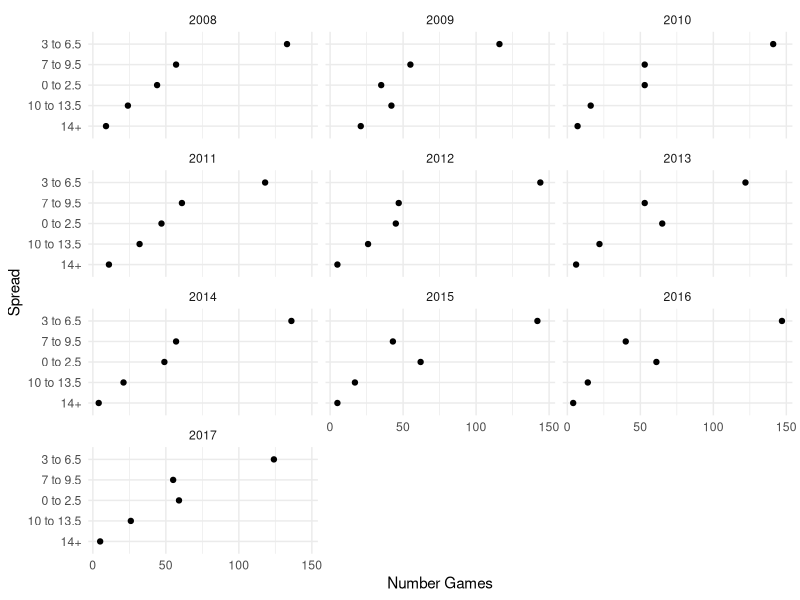
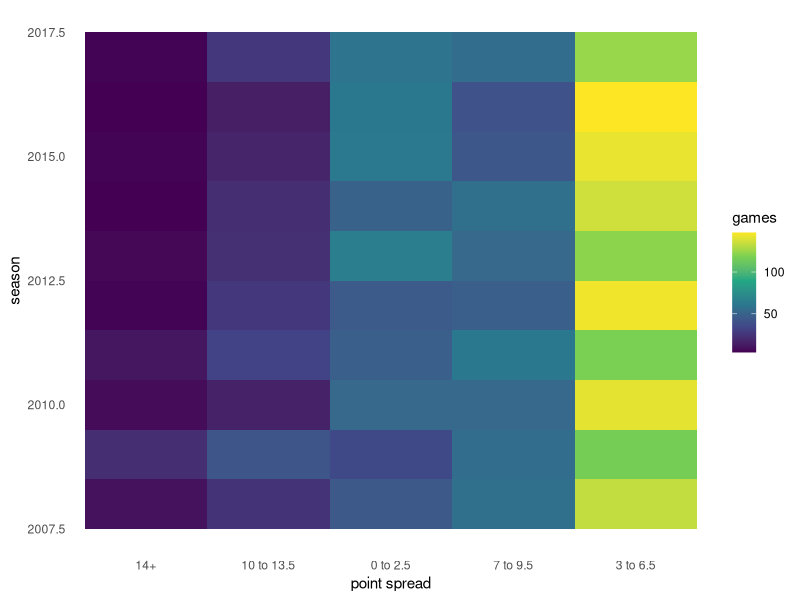
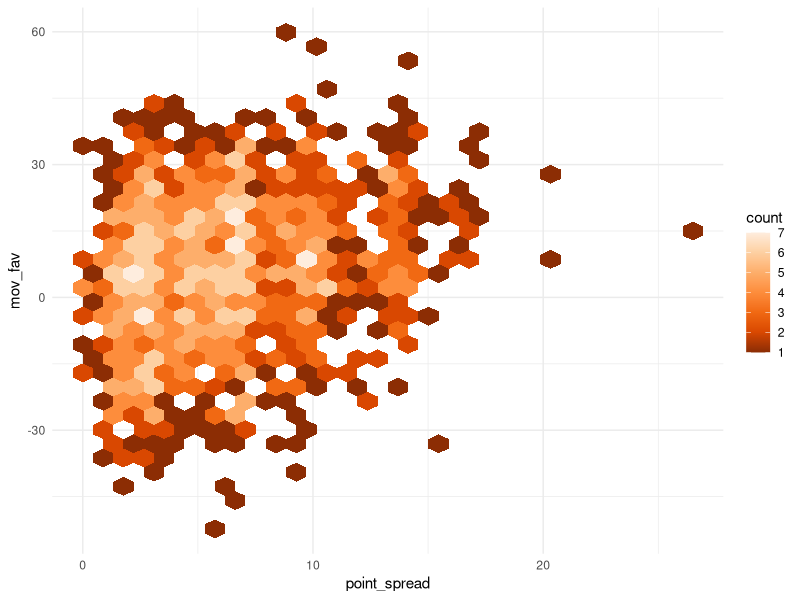
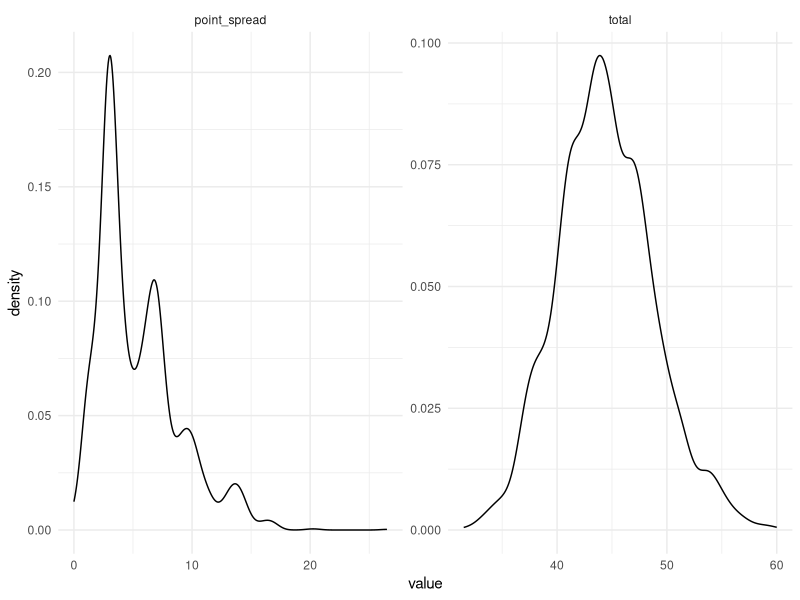

R code for these plots, in order:
## ---- chunk 1
knitr::opts_chunk$set(echo = TRUE)
library(tidyverse)
## ---- chunk 2
nfl_games <- read_csv('data/nfl-book.csv') %>% 
  select(seas, wk, h, v, ptsh, ptsv, sprv, ou)
nfl_games <- filter(nfl_games, seas >= 2008)
## ---- chunk 3
nfl <- nfl_games %>% 
  mutate(mov = ptsh - ptsv,
         home_fav = as.integer(sprv >= 0),
         road_fav = as.integer(sprv < 0),
         home_cover = as.integer(mov > sprv),
         road_cover = as.integer(mov < sprv),
         fav_cover = as.integer((home_fav + home_cover == 2) | (road_fav + road_cover == 2)),
         dog_cover = as.integer((home_fav + road_cover == 2) | (road_fav + home_cover == 2)),
         push = as.integer(mov == sprv)) %>% 
  mutate(spread_group = case_when( # category of spreads crossing 3/7/10/14
    abs(sprv) >= 0 & abs(sprv) < 3 ~ "0 to 2.5",
    abs(sprv) >= 3 & abs(sprv) < 7 ~ "3 to 6.5",
    abs(sprv) >= 7 & abs(sprv) < 10 ~ "7 to 9.5",
    abs(sprv) >= 10 & abs(sprv) < 14 ~ "10 to 13.5",
    TRUE ~ "14+"
  )) 
## ---- chunk 4
nfl %>% 
  group_by(seas, spread_group) %>% 
  count() %>% 
  ggplot(aes(reorder(spread_group,n), n)) +
  geom_point() +
  coord_flip() +
  labs(x = 'Spread', y = 'Number Games') +
  facet_wrap(~seas,nrow = 4) +
  theme_minimal()
## ---- chunk 5
nfl %>%
  group_by(spread_group, seas) %>%
  count() %>%
  ggplot(aes(reorder(spread_group,n), seas, fill = n)) +
  geom_tile() +
  scale_fill_viridis_c() +
  theme_minimal() +
  labs(x = 'point spread', y = 'season', fill = 'games') +
  theme(panel.grid = element_blank()) 
## ---- chunk 6
nfl %>% 
  summarise(tot_games = n(),
            fav = sum(fav_cover),
            dog = sum(dog_cover),
            push = sum(push)
            ) %>% 
  transmute(fav_pct=fav/(tot_games - push),
            dog_pct =dog/(tot_games - push))
## ---- chunk 7
nfl %>% 
  group_by(spread_group) %>% 
  summarise(tot_games = n(),
            fav = sum(fav_cover),
            dog = sum(dog_cover),
            push = sum(push)
            ) %>% 
  ungroup() %>% 
  mutate(fav_pct = fav / (tot_games - push), # remove push
         dog_pct = dog / (tot_games - push)
         ) %>% 
  select(spread_group, fav_pct, dog_pct, tot_games)



## ---- chunk 8
# By Home
nfl %>% 
  summarise(home = sum(home_cover),
            away = sum(road_cover),
            push = sum(push)) %>% 
  mutate(tot_games = home + away) %>% 
  mutate(home_pct = home / tot_games,
         away_pct = away / tot_games) %>% 
  select(home_pct, away_pct)
## ---- chunk 9
nfl %>% 
  filter(push != 1) %>% # remove push
  group_by(home_fav) %>% 
  summarise(home = sum(home_cover),
            away = sum(road_cover)
            ) %>% 
  ungroup() %>% 
  mutate(tot_games = (home + away),
         h_pct = home / tot_games,
         a_pct = away / tot_games) %>% 
  select(home_fav, h_pct, a_pct)
## ---- chunk 10
nfl_reshape <- nfl %>% 
  transmute(fav_team = ifelse(sprv >= 0, h, v),
         dog_team = ifelse(sprv < 0, h, v),
         favored = case_when(fav_team == h ~ 'H',
                             fav_team == v ~ 'A',
                             TRUE ~ 'E'),
         fav_score = ifelse(fav_team == h, ptsh, ptsv),
         dog_score = ifelse(fav_team == h, ptsv, ptsh),
         mov_fav = fav_score - dog_score,
         point_spread = abs(sprv),
         total = ou)
## ---- chunk 11
nfl_reshape %>% 
  group_by(point_spread, mov_fav) %>% 
  count() %>% 
  ggplot(aes(point_spread, mov_fav,color=n)) +
  geom_hex() +
  scale_fill_distiller(direction = -1,palette = 7) +
  theme_minimal()
  
## ---- chunk 12
nfl_reshape %>% 
  select(point_spread,total) %>% 
  gather() %>% 
  ggplot(aes(value)) +
  geom_density() +
  facet_wrap(~key, scales = 'free') +
  theme_minimal()
## ---- chunk 13
nfl_reshape %>% 
  filter(mov_fav != point_spread) %>% # remove pushes
  mutate(fav_cover = mov_fav > point_spread) %>% 
  group_by(fav_cover) %>% 
  tally() %>% 
  ungroup() %>% 
  mutate(pct = n / sum(n))
## ---- chunk 14
summarise(nfl_reshape, push_pct = mean(mov_fav == point_spread))
## ---- chunk 15
buy_pts <- c(6,6.5,7,7.5,10,13,14,17,21) # number of points to add to sprd

map_df(
  buy_pts, # pass the teaser points vector
  ~ nfl_reshape %>%
    mutate(
      #fav_cover = mov_fav > point_spread,
      with_pts_fav = mov_fav > (point_spread - .x), # subtract pts from fav
      with_pts_dog = mov_fav < (point_spread + .x) # add points to dog
    ) %>%
    summarise(
      tot_games = n(), 
      tease_fav = sum(with_pts_fav),
      tease_dog = sum(with_pts_dog)
    ) %>%
    mutate(
      fav_wpct = tease_fav / tot_games,
      dog_wpct = tease_dog / tot_games
    ) %>%
    add_column(pts = .x, .before = 1) # add the point buys as col
) %>% 
  mutate(combined_pct = (tease_fav + tease_dog)/(tot_games * 2)) %>% 
  select(pts, fav_wpct, dog_wpct, combined_pct)

## ---- chunk 16

teaser_summary_by_pts <- map_df(
  buy_pts,
  ~ nfl_reshape %>%
    
    mutate(
      #fav_cover = mov_fav > point_spread,
      with_pts_fav = mov_fav > (point_spread - .x),
      with_pts_dog = mov_fav < (point_spread + .x)
    ) %>%
    group_by(point_spread) %>%
    summarise(
      tot_games = n(),
      tease_fav = sum(with_pts_fav),
      tease_dog = sum(with_pts_dog)
    ) %>%
    add_column(pts = .x, .before = 1)
) %>%
  select(point_spread, tot_games, pts, tease_fav, tease_dog)


teaser_summary_by_pts
## ---- chunk 17
get_teaser_results <- function(df, .sprd_min, .sprd_max) {
 filter(df, between(point_spread, .sprd_min, .sprd_max)) %>% 
    group_by(pts) %>% 
    summarise(games = sum(tot_games), 
              tease_fav = sum(tease_fav), 
              tease_dog = sum(tease_dog)) %>% 
    ungroup() %>% 
    mutate(fav_pct = tease_fav / games,
           dog_pct = tease_dog / games,
           combined_pct = (tease_fav + tease_dog)/(games * 2))
}

# get_teaser_results(teaser_summary_by_pts, 1.5, 2.5)
